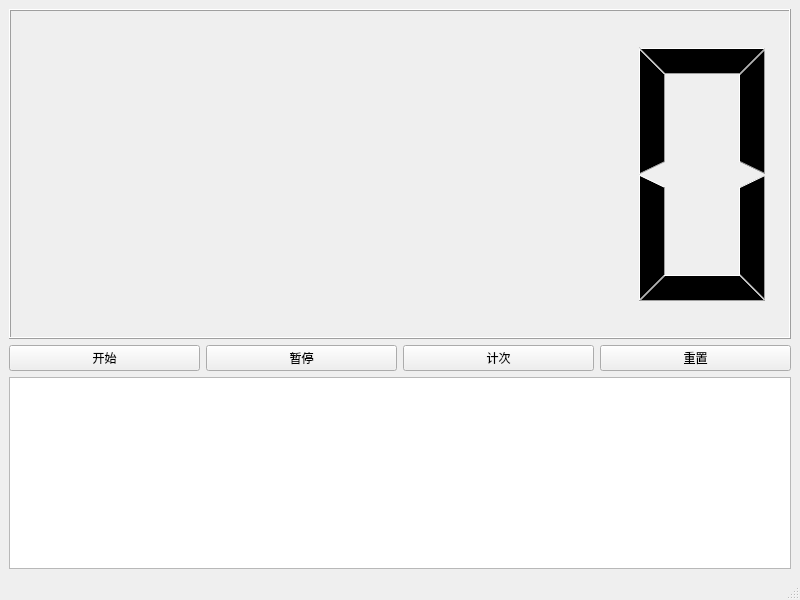
<?xml version="1.0" encoding="UTF-8"?>
<ui version="4.0">
 <class>MainWindow</class>
 <widget class="QMainWindow" name="MainWindow">
  <property name="geometry">
   <rect>
    <x>0</x>
    <y>0</y>
    <width>800</width>
    <height>600</height>
   </rect>
  </property>
  <property name="windowTitle">
   <string>MainWindow</string>
  </property>
  <widget class="QWidget" name="centralwidget">
   <layout class="QVBoxLayout" name="verticalLayout_2" stretch="4">
    <item>
     <layout class="QVBoxLayout" name="verticalLayout" stretch="4,1,0">
      <item>
       <widget class="QLCDNumber" name="lcdNumber"/>
      </item>
      <item>
       <layout class="QHBoxLayout" name="horizontalLayout">
        <item>
         <widget class="QPushButton" name="bt_start">
          <property name="text">
           <string>开始</string>
          </property>
         </widget>
        </item>
        <item>
         <widget class="QPushButton" name="bt_pause">
          <property name="text">
           <string>暂停</string>
          </property>
         </widget>
        </item>
        <item>
         <widget class="QPushButton" name="bt_counts">
          <property name="text">
           <string>计次</string>
          </property>
         </widget>
        </item>
        <item>
         <widget class="QPushButton" name="bt_reset">
          <property name="text">
           <string>重置</string>
          </property>
         </widget>
        </item>
       </layout>
      </item>
      <item>
       <widget class="QTableWidget" name="tableWidget"/>
      </item>
     </layout>
    </item>
   </layout>
  </widget>
  <widget class="QMenuBar" name="menubar">
   <property name="geometry">
    <rect>
     <x>0</x>
     <y>0</y>
     <width>800</width>
     <height>21</height>
    </rect>
   </property>
  </widget>
  <widget class="QStatusBar" name="statusbar"/>
 </widget>
 <resources/>
 <connections/>
</ui>
